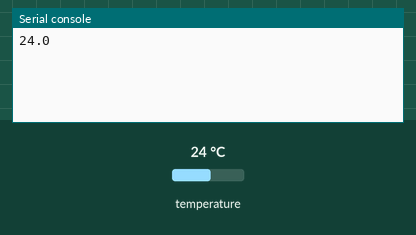
A program run on a simulated MicroPython board. On the bench: the last lines printed to the serial console. The test bench sets the inputs (shaded band); at power-on: temperature 24 °C.

Above: at 1.2 s.
1.3 s: temperature set to 12 °C
At 3.7 s:
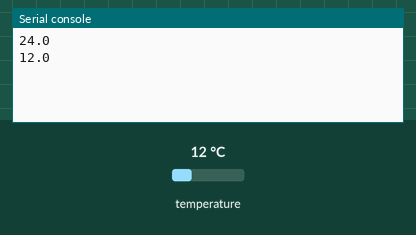
4.0 s: temperature set to 19 °C
At 6.2 s:
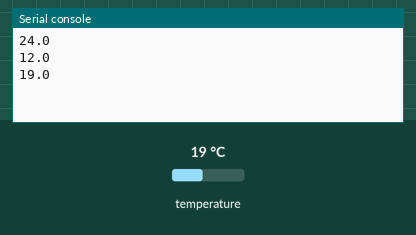
Timing chart, 0 to 7.7 s (numbered marks = the images above; inputs shaded):
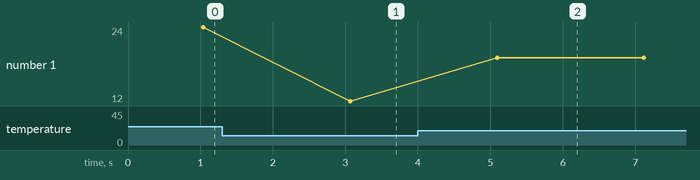

The program:

test.py
```python
from sensor_Temp.Sensor_temperatura_agua import SensorTemperatura
from time import sleep

Sensor_temperatura = SensorTemperatura(4)

while(True):
    print(Sensor_temperatura.lectura_sensor())
    sleep(1)
```

Sensor_temperatura_agua.py
```python
from machine import Pin
from time import sleep
import onewire
from ds18x20 import DS18X20

class SensorTemperatura():

    def __init__(self, x: int) -> None:
        self.__x = x
        ow = onewire.OneWire(Pin(self.__x))
        self.sensor = DS18X20(ow)


    def lectura_sensor(self) -> int:

        direcciones = self.sensor.scan()
        self.id = direcciones[0]
        self.sensor.convert_temp()
        sleep (1)
        temperatura = self.sensor.read_temp(self.id)
        return temperatura
```

Measured:
- after the input at 1.3 s, the serial console: prints a new line after 1.8 s (image 1)
- after the input at 4.0 s, the serial console: prints a new line after 1.1 s (image 2)
- plotted number 1: 24 → 12 after the input at 1.3 s, 12 → 19 after the input at 4.0 s
